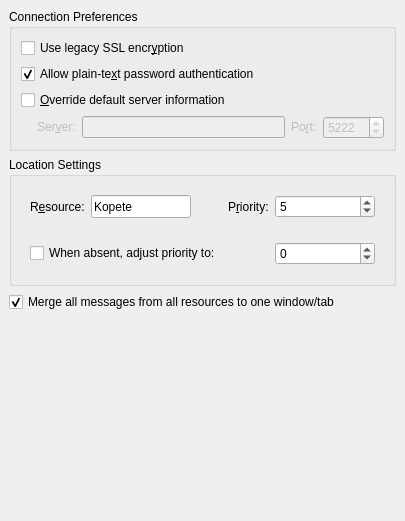
     <widget class="QWidget" name="TabPage">
      <attribute name="title">
       <string>Co&amp;nnection</string>
      </attribute>
      <layout class="QVBoxLayout">
       <property name="spacing">
        <number>6</number>
       </property>
       <property name="margin">
        <number>9</number>
       </property>
       <item>
        <widget class="QGroupBox" name="groupBox_4">
         <property name="title">
          <string>Connection Preferences</string>
         </property>
         <layout class="QVBoxLayout">
          <property name="spacing">
           <number>6</number>
          </property>
          <property name="margin">
           <number>9</number>
          </property>
          <item>
           <widget class="QCheckBox" name="cbUseSSL">
            <property name="toolTip">
             <string>Check this box to enable legacy SSL encrypted communication with the server. This is needed only for old servers.</string>
            </property>
            <property name="whatsThis">
             <string>Check this box to enable legacy SSL encrypted communication with the server. This is needed only for old servers.</string>
            </property>
            <property name="text">
             <string>Use legacy SSL encr&amp;yption</string>
            </property>
           </widget>
          </item>
          <item>
           <widget class="QCheckBox" name="cbAllowPlainTextPassword">
            <property name="text">
             <string>Allow plain-te&amp;xt password authentication</string>
            </property>
            <property name="checked">
             <bool>true</bool>
            </property>
           </widget>
          </item>
          <item>
           <widget class="QCheckBox" name="cbCustomServer">
            <property name="text">
             <string>&amp;Override default server information</string>
            </property>
            <property name="checked">
             <bool>false</bool>
            </property>
           </widget>
          </item>
          <item>
           <layout class="QHBoxLayout">
            <property name="spacing">
             <number>6</number>
            </property>
            <property name="margin">
             <number>0</number>
            </property>
            <item>
             <spacer>
              <property name="orientation">
               <enum>Qt::Horizontal</enum>
              </property>
              <property name="sizeType">
               <enum>QSizePolicy::Fixed</enum>
              </property>
              <property name="sizeHint" stdset="0">
               <size>
                <width>16</width>
                <height>20</height>
               </size>
              </property>
             </spacer>
            </item>
            <item>
             <widget class="QLabel" name="labelServer">
              <property name="enabled">
               <bool>false</bool>
              </property>
              <property name="sizePolicy">
               <sizepolicy hsizetype="Preferred" vsizetype="Fixed">
                <horstretch>0</horstretch>
                <verstretch>0</verstretch>
               </sizepolicy>
              </property>
              <property name="toolTip">
               <string>The IP address or hostname of the server you would like to connect to.</string>
              </property>
              <property name="whatsThis">
               <string>The IP address or hostname of the server you would like to connect to (for example jabber.org).</string>
              </property>
              <property name="text">
               <string>Ser&amp;ver:</string>
              </property>
              <property name="buddy">
               <cstring>mServer</cstring>
              </property>
             </widget>
            </item>
            <item>
             <widget class="QLineEdit" name="mServer">
              <property name="enabled">
               <bool>false</bool>
              </property>
              <property name="toolTip">
               <string>The IP address or hostname of the server you would like to connect to.</string>
              </property>
              <property name="whatsThis">
               <string>The IP address or hostname of the server you would like to connect to (for example jabber.org).</string>
              </property>
              <property name="text">
               <string/>
              </property>
             </widget>
            </item>
            <item>
             <widget class="QLabel" name="labelPort">
              <property name="enabled">
               <bool>false</bool>
              </property>
              <property name="sizePolicy">
               <sizepolicy hsizetype="Preferred" vsizetype="Fixed">
                <horstretch>0</horstretch>
                <verstretch>0</verstretch>
               </sizepolicy>
              </property>
              <property name="toolTip">
               <string>The port on the server that you would like to connect to.</string>
              </property>
              <property name="whatsThis">
               <string>The port on the server that you would like to connect to (default is 5222).</string>
              </property>
              <property name="text">
               <string>Po&amp;rt:</string>
              </property>
              <property name="buddy">
               <cstring>mPort</cstring>
              </property>
             </widget>
            </item>
            <item>
             <widget class="QSpinBox" name="mPort">
              <property name="enabled">
               <bool>false</bool>
              </property>
              <property name="sizePolicy">
               <sizepolicy hsizetype="Fixed" vsizetype="Fixed">
                <horstretch>0</horstretch>
                <verstretch>0</verstretch>
               </sizepolicy>
              </property>
              <property name="toolTip">
               <string>The port on the server that you would like to connect to.</string>
              </property>
              <property name="whatsThis">
               <string>The port on the server that you would like to connect to (default is 5222).</string>
              </property>
              <property name="buttonSymbols">
               <enum>QAbstractSpinBox::UpDownArrows</enum>
              </property>
              <property name="minimum">
               <number>1</number>
              </property>
              <property name="maximum">
               <number>65535</number>
              </property>
              <property name="value">
               <number>5222</number>
              </property>
             </widget>
            </item>
           </layout>
          </item>
         </layout>
        </widget>
       </item>
       <item>
        <widget class="QGroupBox" name="groupBox_5">
         <property name="title">
          <string>Location Settings</string>
         </property>
         <layout class="QVBoxLayout" name="verticalLayout_5">
          <item>
           <layout class="QHBoxLayout">
            <property name="spacing">
             <number>6</number>
            </property>
            <property name="margin">
             <number>9</number>
            </property>
            <item>
             <widget class="QLabel" name="TextLabel3_3">
              <property name="toolTip">
               <string>The resource name you would like to use on the Jabber network.</string>
              </property>
              <property name="whatsThis">
               <string>The resource name you would like to use on the Jabber network.  Jabber allows you to sign on with the same account from multiple locations with different resource names, so you may wish to enter 'Home' or 'Work' here, for example.</string>
              </property>
              <property name="text">
               <string>R&amp;esource:</string>
              </property>
              <property name="buddy">
               <cstring>mResource</cstring>
              </property>
             </widget>
            </item>
            <item>
             <widget class="QLineEdit" name="mResource">
              <property name="sizePolicy">
               <sizepolicy hsizetype="Fixed" vsizetype="Fixed">
                <horstretch>0</horstretch>
                <verstretch>0</verstretch>
               </sizepolicy>
              </property>
              <property name="maximumSize">
               <size>
                <width>100</width>
                <height>32767</height>
               </size>
              </property>
              <property name="toolTip">
               <string>The resource name you would like to use on the Jabber network.</string>
              </property>
              <property name="whatsThis">
               <string>The resource name you would like to use on the Jabber network.  Jabber allows you to sign on with the same account from multiple locations with different resource names, so you may wish to enter 'Home' or 'Work' here, for example.</string>
              </property>
              <property name="text">
               <string>Kopete</string>
              </property>
             </widget>
            </item>
            <item>
             <spacer>
              <property name="orientation">
               <enum>Qt::Horizontal</enum>
              </property>
              <property name="sizeType">
               <enum>QSizePolicy::Expanding</enum>
              </property>
              <property name="sizeHint" stdset="0">
               <size>
                <width>31</width>
                <height>20</height>
               </size>
              </property>
             </spacer>
            </item>
            <item>
             <widget class="QLabel" name="TextLabel3_3_2">
              <property name="sizePolicy">
               <sizepolicy hsizetype="Preferred" vsizetype="Preferred">
                <horstretch>0</horstretch>
                <verstretch>0</verstretch>
               </sizepolicy>
              </property>
              <property name="toolTip">
               <string>The resource name you would like to use on the Jabber network.</string>
              </property>
              <property name="whatsThis">
               <string>The resource name you would like to use on the Jabber network.  Jabber allows you to sign on with the same account from multiple locations with different resource names, so you may wish to enter 'Home' or 'Work' here, for example.</string>
              </property>
              <property name="text">
               <string>P&amp;riority:</string>
              </property>
              <property name="alignment">
               <set>Qt::AlignVCenter</set>
              </property>
              <property name="buddy">
               <cstring>mResource</cstring>
              </property>
             </widget>
            </item>
            <item>
             <widget class="QSpinBox" name="mPriority">
              <property name="sizePolicy">
               <sizepolicy hsizetype="Fixed" vsizetype="Fixed">
                <horstretch>0</horstretch>
                <verstretch>0</verstretch>
               </sizepolicy>
              </property>
              <property name="minimumSize">
               <size>
                <width>100</width>
                <height>0</height>
               </size>
              </property>
              <property name="maximumSize">
               <size>
                <width>100</width>
                <height>32767</height>
               </size>
              </property>
              <property name="whatsThis">
               <string>&lt;qt&gt;Each resource can have different &lt;b&gt;priority &lt;/b&gt; levels. The messages will be sent to the resource which has the highest priority level.

If two resources have the same priority, the messages will be sent to the one most recently connected.&lt;/qt&gt;</string>
              </property>
              <property name="value">
               <number>5</number>
              </property>
             </widget>
            </item>
           </layout>
          </item>
          <item>
           <layout class="QHBoxLayout" name="horizontalLayout_4">
            <property name="spacing">
             <number>6</number>
            </property>
            <property name="margin">
             <number>9</number>
            </property>
            <item>
             <widget class="QCheckBox" name="cbAdjustPriority">
              <property name="text">
               <string>When absent, adjust priority to:</string>
              </property>
             </widget>
            </item>
            <item>
             <spacer name="horizontalSpacer">
              <property name="orientation">
               <enum>Qt::Horizontal</enum>
              </property>
              <property name="sizeHint" stdset="0">
               <size>
                <width>40</width>
                <height>20</height>
               </size>
              </property>
             </spacer>
            </item>
            <item>
             <widget class="QSpinBox" name="mAwayPriority">
              <property name="sizePolicy">
               <sizepolicy hsizetype="Fixed" vsizetype="Fixed">
                <horstretch>0</horstretch>
                <verstretch>0</verstretch>
               </sizepolicy>
              </property>
              <property name="minimumSize">
               <size>
                <width>100</width>
                <height>0</height>
               </size>
              </property>
              <property name="minimum">
               <number>-127</number>
              </property>
              <property name="maximum">
               <number>128</number>
              </property>
             </widget>
            </item>
           </layout>
          </item>
         </layout>
        </widget>
       </item>
       <item>
        <widget class="QCheckBox" name="mergeMessages">
         <property name="text">
          <string>Merge all messages from all resources to one window/tab</string>
         </property>
         <property name="checked">
          <bool>true</bool>
         </property>
        </widget>
       </item>
       <item>
        <spacer>
         <property name="orientation">
          <enum>Qt::Vertical</enum>
         </property>
         <property name="sizeType">
          <enum>QSizePolicy::Expanding</enum>
         </property>
         <property name="sizeHint" stdset="0">
          <size>
           <width>20</width>
           <height>200</height>
          </size>
         </property>
        </spacer>
       </item>
      </layout>
     </widget>
